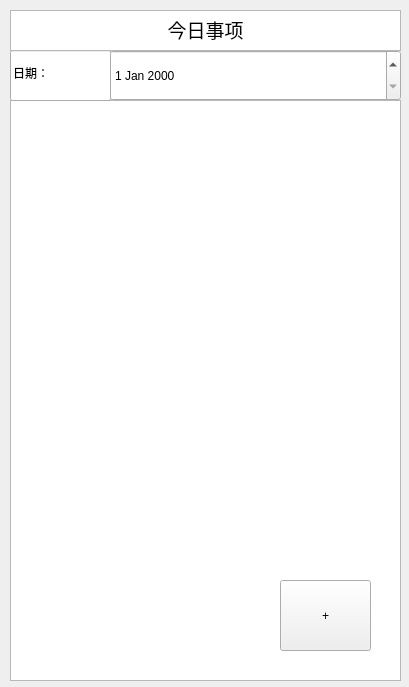
<?xml version="1.0" encoding="UTF-8"?>
<ui version="4.0">
 <class>thingsWidget</class>
 <widget class="QWidget" name="thingsWidget">
  <property name="geometry">
   <rect>
    <x>0</x>
    <y>0</y>
    <width>409</width>
    <height>687</height>
   </rect>
  </property>
  <property name="windowTitle">
   <string>Widget</string>
  </property>
  <widget class="QGraphicsView" name="graphicsView">
   <property name="geometry">
    <rect>
     <x>10</x>
     <y>100</y>
     <width>391</width>
     <height>581</height>
    </rect>
   </property>
  </widget>
  <widget class="QLineEdit" name="lineEdit">
   <property name="geometry">
    <rect>
     <x>10</x>
     <y>50</y>
     <width>101</width>
     <height>51</height>
    </rect>
   </property>
   <property name="text">
    <string>日期：</string>
   </property>
  </widget>
  <widget class="QDateEdit" name="dateEdit">
   <property name="geometry">
    <rect>
     <x>110</x>
     <y>50</y>
     <width>291</width>
     <height>51</height>
    </rect>
   </property>
  </widget>
  <widget class="QTextEdit" name="textEdit">
   <property name="geometry">
    <rect>
     <x>10</x>
     <y>10</y>
     <width>391</width>
     <height>41</height>
    </rect>
   </property>
   <property name="html">
    <string>&lt;!DOCTYPE HTML PUBLIC &quot;-//W3C//DTD HTML 4.0//EN&quot; &quot;http://www.w3.org/TR/REC-html40/strict.dtd&quot;&gt;
&lt;html&gt;&lt;head&gt;&lt;meta name=&quot;qrichtext&quot; content=&quot;1&quot; /&gt;&lt;style type=&quot;text/css&quot;&gt;
p, li { white-space: pre-wrap; }
&lt;/style&gt;&lt;/head&gt;&lt;body style=&quot; font-family:'SimSun'; font-size:9pt; font-weight:400; font-style:normal;&quot;&gt;
&lt;p align=&quot;center&quot; style=&quot; margin-top:0px; margin-bottom:0px; margin-left:0px; margin-right:0px; -qt-block-indent:0; text-indent:0px;&quot;&gt;&lt;span style=&quot; font-family:'SimSun'; font-size:14pt;&quot;&gt;今日事项&lt;/span&gt;&lt;/p&gt;&lt;/body&gt;&lt;/html&gt;</string>
   </property>
  </widget>
  <widget class="QPushButton" name="pushButton">
   <property name="geometry">
    <rect>
     <x>280</x>
     <y>580</y>
     <width>91</width>
     <height>71</height>
    </rect>
   </property>
   <property name="text">
    <string>+</string>
   </property>
  </widget>
 </widget>
 <resources/>
 <connections/>
</ui>
